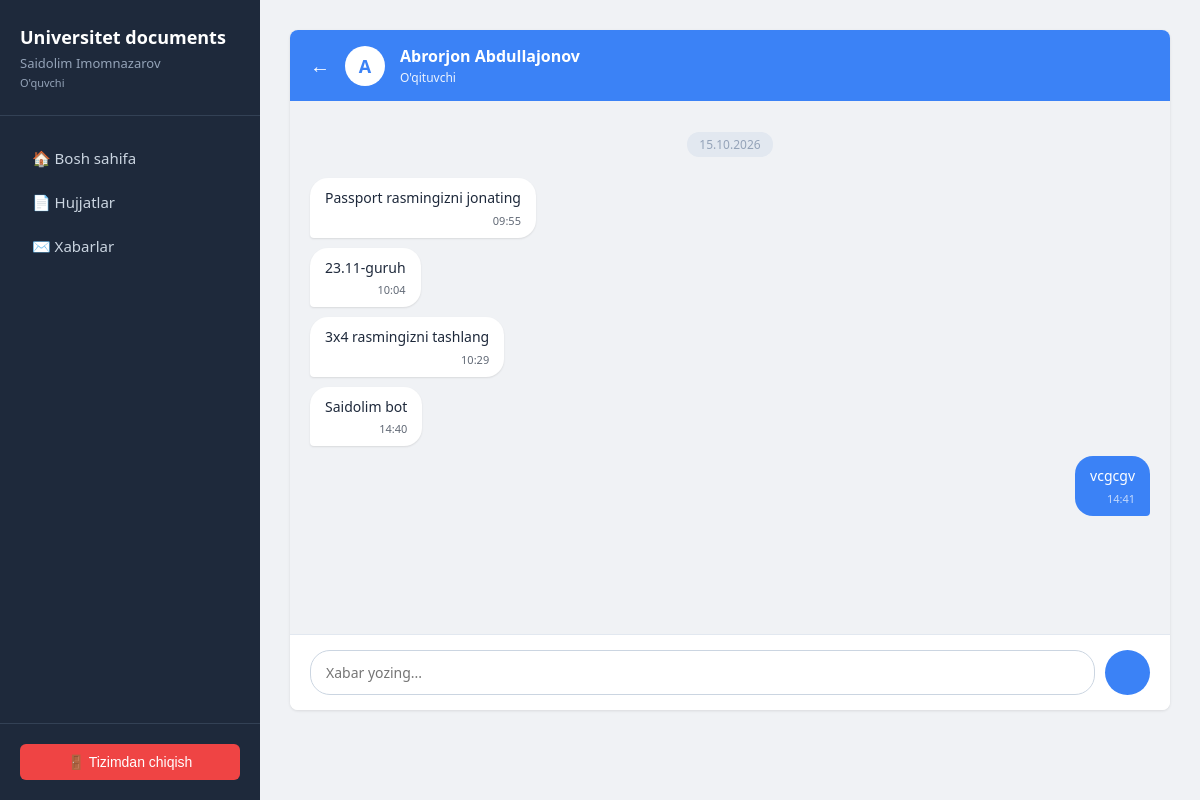
/messages/chat/2/ (signed in), run on the app's committed database.
### apps/accounts/models.py (models this page shows, shortened)
class CustomUser(AbstractUser):
    role = models.CharField(max_length=10, choices=Role.choices, default=Role.STUDENT)
    full_name = models.CharField("Ism Familiya", max_length=150, blank=True)
    group = models.ForeignKey(
        Group,
        on_delete=models.SET_NULL,
        null=True,
        blank=True,
        verbose_name="O'quvchi guruhi"
    )
    objects = CustomUserManager()
    class Meta:
        ordering = ['full_name', 'username']
    @property
    def is_teacher(self):
        return self.role == Role.TEACHER

### apps/messaging/models.py (models this page shows, shortened)
class Message(models.Model):
    sender = models.ForeignKey(
        settings.AUTH_USER_MODEL,
        on_delete=models.CASCADE,
        related_name='sent_messages',
        verbose_name="Yuboruvchi"
    )
    receiver = models.ForeignKey(
        settings.AUTH_USER_MODEL,
        on_delete=models.CASCADE,
        related_name='received_messages',
        verbose_name="Qabul qiluvchi"
    )
    subject = models.CharField("Mavzu", max_length=200)
    content = models.TextField("Xabar matni")
    timestamp = models.DateTimeField(auto_now_add=True)
    is_read = models.BooleanField("O'qilgan", default=False)
    class Meta:
        verbose_name = "Xabar"
        verbose_name_plural = "Xabarlar"
        ordering = ['-timestamp']

### apps/messaging/views.py (the view, shortened to what this page needs)
# urls.py: path('chat/<int:user_id>/', views.chat_view, name='chat'),
@login_required
def chat_view(request, user_id):
    other_user = get_object_or_404(CustomUser, id=user_id)
    current_user = request.user
    if other_user.id == current_user.id:
        return redirect('messaging:chat_list')
    messages_list = Message.objects.filter(
        Q(sender=current_user, receiver=other_user) | Q(sender=other_user, receiver=current_user)
    ).order_by('timestamp')
    Message.objects.filter(
        sender=other_user, receiver=current_user, is_read=False
    ).update(is_read=True)
    return render(request, 'messaging/chat.html', {
        'other_user': other_user,
        'messages': messages_list,
        'current_user': current_user
    })

### templates/messaging/chat.html (shortened to what this page needs)
{% extends 'base.html' %}
{% block content %}
<div class="chat-container">
    <div class="chat-header">
        <a href="{% url 'messaging:chat_list' %}" style="color: white; text-decoration: none; font-size: 20px;">←</a>
        <div class="avatar">
            {{ other_user.full_name|default:other_user.username|slice:":1"|upper }}
        </div>
        <div class="info">
            <h3>{{ other_user.full_name|default:other_user.username }}</h3>
            <p>{{ other_user.get_role_display }}</p>
        </div>
    </div>
    <div class="chat-messages" id="chat-messages">
        {% if messages %}
            {% for msg in messages %}
                {% ifchanged msg.timestamp.date %}
                <div class="date-separator">
                    <span>{{ msg.timestamp|date:"d.m.Y" }}</span>
                </div>
                {% endifchanged %}
                <div class="message-bubble {% if msg.sender == current_user %}mine{% else %}theirs{% endif %}">
                    <div class="message-content">{{ msg.content }}</div>
                    <div class="message-time">{{ msg.timestamp|date:"H:i" }}</div>
                </div>
            {% endfor %}
        {% else %}
            <div class="empty-chat">
                <div style="font-size: 48px; margin-bottom: 15px;"></div>
                <p>Hali xabarlar yo'q. Suhbatni boshlang!</p>
            </div>
        {% endif %}
    </div>
    <div class="chat-input">
        <textarea id="message-input" placeholder="Xabar yozing..." rows="1"></textarea>
        <button type="button" id="send-btn"></button>
    </div>
</div>
{% endblock %}

### templates/base.html (shortened to what this page needs)
<!DOCTYPE html>
<html lang="uz">
<head>
</head>
<body>
    <div class="sidebar">
        <div class="sidebar-header">
            <h2>Universitet documents</h2>
            <p>{{ user.full_name|default:user.username }}</p>
            <p style="font-size: 11px; margin-top: 3px;">{{ user.get_role_display }}</p>
        </div>
        <div class="sidebar-menu">
            <a href="{% url 'dashboard' %}" class="{% if request.resolver_match.url_name == 'dashboard' %}active{% endif %}">
                <span>🏠 Bosh sahifa</span>
            </a>
            {% if user.is_teacher %}
            <a href="{% url 'documents:documents_hub' %}" class="{% if request.resolver_match.url_name == 'documents_hub' or 'teacher_vault' in request.resolver_match.url_name or 'teacher_documents' in request.resolver_match.url_name %}active{% endif %}">
                <span>📄 Hujjatlar</span>
            </a>
            <a href="{% url 'teacher_groups' %}" class="{% if 'teacher_groups' in request.resolver_match.url_name %}active{% endif %}">
                <span>👥 Guruhlar va o'quvchilar</span>
            </a>
            {% else %}
            <a href="{% url 'documents:documents_hub' %}" class="">
                <span>📄 Hujjatlar</span>
            </a>
            {% endif %}
            <a href="{% url 'messaging:chat_list' %}" class="{% if 'messaging' in request.resolver_match.url_name %}active{% endif %}">
                <span>✉️ Xabarlar</span>
            </a>
        </div>
        <div class="sidebar-footer">
            <form method="post" action="{% url 'logout' %}">
                <button type="submit" class="logout-btn">🚪 Tizimdan chiqish</button>
            </form>
        </div>
    </div>
    <div class="main-content">
        {% block content %}{% endblock %}
    </div>
</body>
</html>

### templates/base.html (style rules this page uses)
* { box-sizing: border-box; margin: 0; padding: 0; }
body { font-family: 'Segoe UI', Arial, sans-serif; display: flex; min-height: 100vh; background: #f0f2f5; }
.sidebar { width: 260px; background: #1e293b; color: white; display: flex; flex-direction: column; position: fixed; height: 100vh; }
.sidebar-header { padding: 25px 20px; border-bottom: 1px solid #334155; }
.sidebar-header h2 { font-size: 18px; font-weight: 600; }
.sidebar-header p { font-size: 13px; color: #94a3b8; margin-top: 5px; }
.sidebar-menu { flex: 1; padding: 20px 0; overflow-y: auto; }
.sidebar-menu a { display: flex; align-items: center; padding: 12px 20px; color: #cbd5e1; text-decoration: none; transition: 0.2s; font-size: 15px; }
.sidebar-menu a span { margin-left: 12px; }
.sidebar-footer { padding: 20px; border-top: 1px solid #334155; }
.logout-btn { width: 100%; background: #ef4444; color: white; border: none; padding: 10px; border-radius: 6px; cursor: pointer; font-size: 14px; }
.main-content { margin-left: 260px; flex: 1; padding: 30px; }

### templates/messaging/chat.html (style rules this page uses)
.chat-container { display: flex; flex-direction: column; height: calc(100vh - 120px); background: white; border-radius: 8px; box-shadow: 0 1px 3px rgba(0,0,0,0.1); overflow: hidden; }
.chat-header { background: #3b82f6; color: white; padding: 15px 20px; display: flex; align-items: center; gap: 15px; }
.chat-header .avatar { width: 40px; height: 40px; background: white; color: #3b82f6; border-radius: 50%; display: flex; align-items: center; justify-content: center; font-weight: bold; font-size: 18px; }
.chat-header .info h3 { margin: 0; font-size: 16px; }
.chat-header .info p { margin: 2px 0 0 0; font-size: 12px; opacity: 0.9; }
.chat-messages { flex: 1; overflow-y: auto; padding: 20px; background: #f0f2f5; display: flex; flex-direction: column; gap: 10px; }
.message-bubble { max-width: 70%; padding: 10px 15px; border-radius: 18px; position: relative; word-wrap: break-word; }
.message-bubble.mine { align-self: flex-end; background: #3b82f6; color: white; border-bottom-right-radius: 4px; }
.message-bubble.theirs { align-self: flex-start; background: white; color: #1e293b; border-bottom-left-radius: 4px; box-shadow: 0 1px 2px rgba(0,0,0,0.1); }
.message-content { white-space: pre-wrap; line-height: 1.4; font-size: 14px; }
.message-time { font-size: 11px; opacity: 0.7; margin-top: 5px; text-align: right; }
.chat-input { padding: 15px 20px; background: white; border-top: 1px solid #e2e8f0; display: flex; gap: 10px; }
.chat-input textarea { flex: 1; padding: 12px 15px; border: 1px solid #cbd5e1; border-radius: 20px; resize: none; font-family: inherit; font-size: 14px; max-height: 120px; outline: none; }
.chat-input button { background: #3b82f6; color: white; border: none; width: 45px; height: 45px; border-radius: 50%; cursor: pointer; font-size: 20px; display: flex; align-items: center; justify-content: center; }
.date-separator { text-align: center; margin: 15px 0; font-size: 12px; color: #94a3b8; }
.date-separator span { background: #e2e8f0; padding: 4px 12px; border-radius: 12px; }

### data on the page
CustomUser: full_name "Saidolim Imomnazarov", role "O'quvchi"
CustomUser: full_name "A", full_name "Abrorjon Abdullajonov", role "O'qituvchi"
Message: timestamp "15.10.2026", content "Passport rasmingizni jonating", timestamp "09:55"
Message: content "23.11-guruh", timestamp "10:04"
Message: content "3x4 rasmingizni tashlang", timestamp "10:29"
Message: content "Saidolim bot", timestamp "14:40"
Message: content "vcgcgv", timestamp "14:41"
